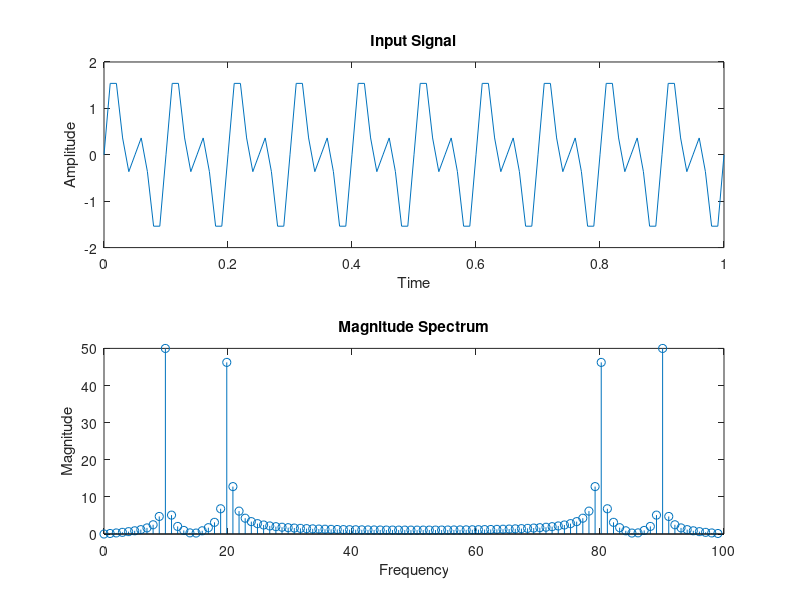

This figure's MATLAB source:
% This code is contributed by Miss Chatgpt and Mohitha......

% Define the continuous signal
%The Discrete Fourier Transform (DFT) is inherently designed for discrete signals, not continuous signals. 
% If you have a continuous signal, you typically need to sample it at discrete time points to apply the DFT.
t = 0:0.01:1; % Time vector
x = sin(2*pi*10*t) + sin(2*pi*20*t); % Example signal (sum of two sinusoids)

% Length of the signal
N = length(x);

% Initialize arrays to store the real and imaginary parts of the DFT
X_real = zeros(1, N);
X_imag = zeros(1, N);

% Compute the DFT
for k = 0:N-1
    for n = 0:N-1
        X_real(k+1) = X_real(k+1) + x(n+1) * cos(2*pi*k*n/N);
        X_imag(k+1) = X_imag(k+1) - x(n+1) * sin(2*pi*k*n/N);
    end
end

% Calculate the magnitude spectrum
X_mag = sqrt(X_real.^2 + X_imag.^2);

% Frequency vector
fs = 1 / (t(2) - t(1)); % Sampling frequency
f = (0:N-1) * fs / N;

% Display the results
figure;
subplot(2, 1, 1);
plot(t, x);
title('Input Signal');
xlabel('Time');
ylabel('Amplitude');
subplot(2, 1, 2);
stem(f, X_mag);
title('Magnitude Spectrum');
xlabel('Frequency');
ylabel('Magnitude');
